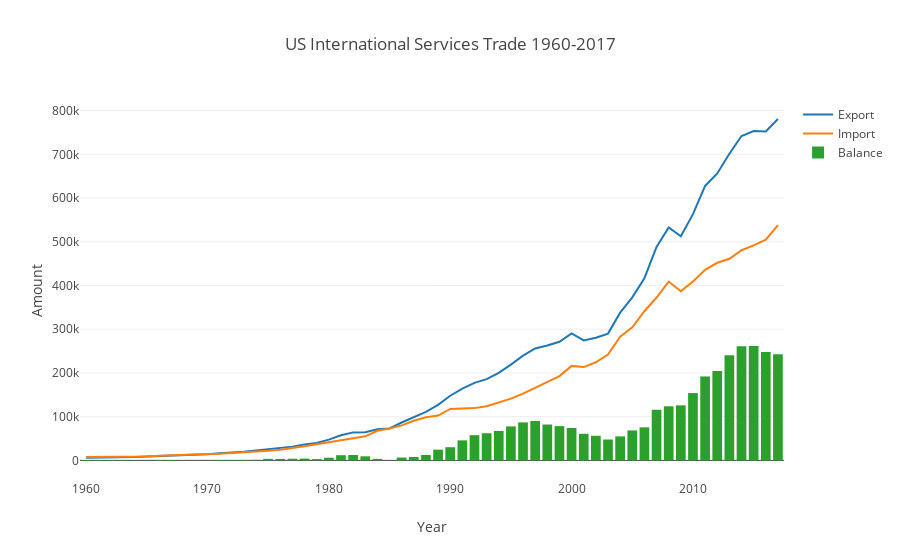

The notebook cell this image was saved under:
### Code cell
trace0 = go.Scatter(
    x = total['Period'],
    y = total['Export_Services'],
    name = "Export"
)

trace1 = go.Scatter(
    x = total['Period'],
    y = total['Import_Services'],
    name = "Import"
)

trace2 = go.Bar(
    x = total['Period'],
    y = total['Balance_Services'],
    name = "Balance"
)

data_plt = [trace0,trace1,trace2]

layout = go.Layout(title = 'US International Services Trade 1960-2017',
              xaxis = dict(title = 'Year'),
              yaxis = dict(title = 'Amount'))

fig = go.Figure(data=data_plt, layout=layout)

py.iplot(fig, filename='Services_trade')
